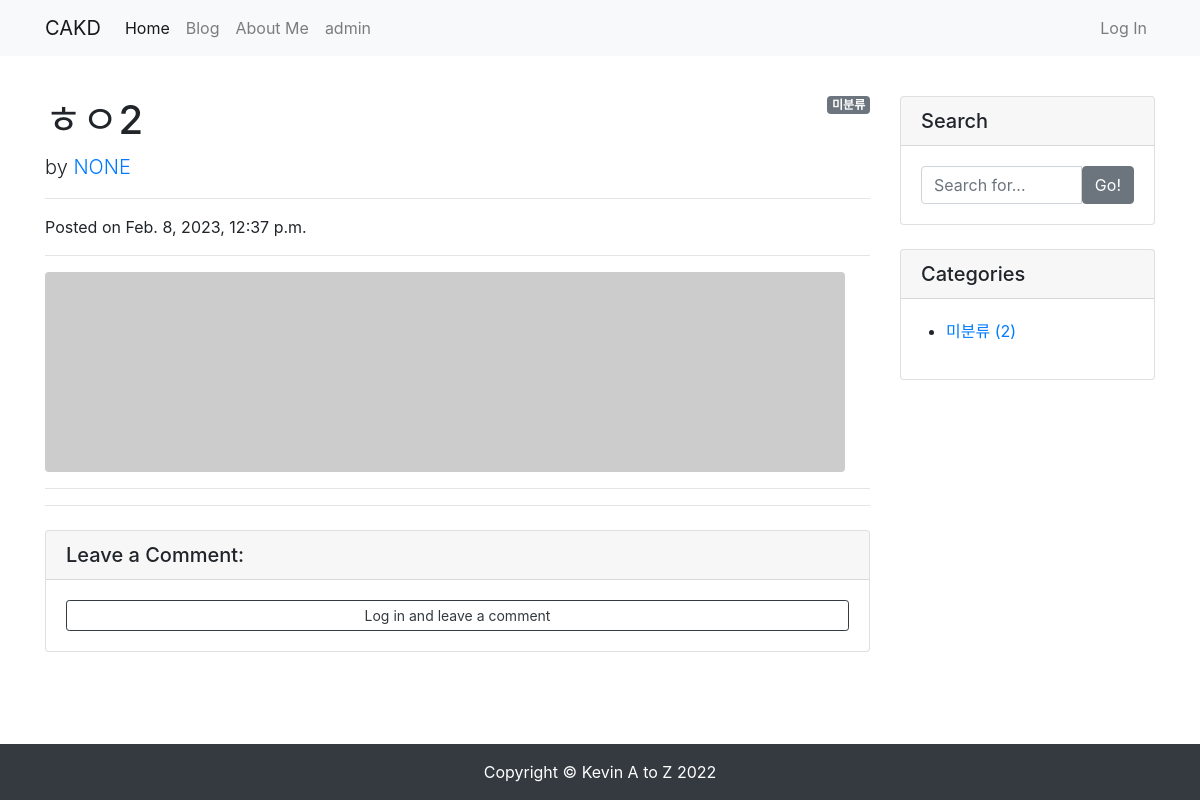
/blog/2/, run on an earlier commit of the app's database.
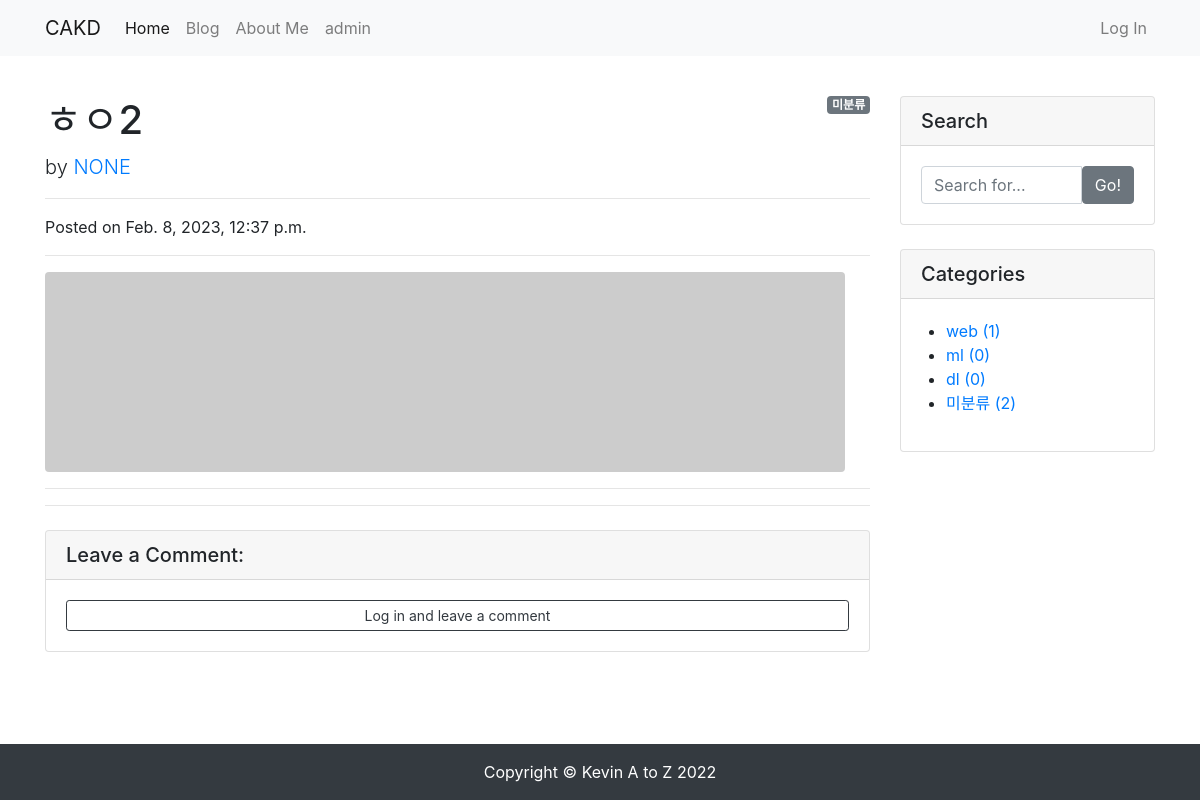
And on a later commit of the database.
### blog/models.py (models this page shows)
class Category(models.Model):
    name = models.CharField(max_length=50, unique=True)
    slug = models.SlugField(max_length=200, unique=True, allow_unicode=True)
    def __str__(self):
        return self.name
    def get_absolute_url(self):
        return f'/blog/category/{self.slug}/'
    class Meta:
        verbose_name_plural = 'categories'

### blog/views.py (the view)
# urls.py: path('<int:pk>/',views.PostDetail.as_view()),
class PostDetail(DetailView):
    model = Post
    def get_context_data(self, **kwargs):
        context = super(PostDetail,self).get_context_data()
        context['categories'] = Category.objects.all()
        context['no_category_post_count'] = Post.objects.filter(category=None).count()
        return context

### blog/models.py (called while the page is built)
    def get_content_markdown(self):
        return markdown(self.content)

### blog/templates/blog/post_detail.html (shortened to what this page needs)
{% extends 'blog/base.html' %}
{% load crispy_forms_tags %}
{% block main_area %}
    <div id="post-area">
        {% if post.category %}
            <span class="badge badge-secondary float-right">{{ post.category }}</span>
        {% else %}
            <span class="badge badge-secondary float-right">미분류</span>
        {% endif %}
        <h1 class="mt-4">{{ post.title }}</h1>
        <p class="lead">
            by
            <a href="#">{{ post.author | upper }}</a>
        </p>
        <hr>
        <p>Posted on {{ post.created_at }}</p>
        <hr>
        {% if post.head_image %}
            <img class="img-fluid rounded" src="{{ post.head_image.url }}" alt="{{ post.title }} head_image">
        {% else %}
            <img class="img-fluid rounded" src="https://picsum.photos/seed/{{ post.id }}/800/200" alt="random_image">
        {% endif %}
        <hr>
        <hr>
    </div>
    <div id="comment-area">
        <div class="card my-4">
            <h5 class="card-header">Leave a Comment:</h5>
            <div class="card-body">
                {% if user.is_authenticated %}
                <form id="comment-form" method="POST" action="{{ post.get_absolute_url }}new_comment/">
                    {% csrf_token %}
                    <div class="form-group">
                        {{ comment_form | crispy }}
                    </div>
                    <button type="submit" class="btn btn-primary">Submit</button>
                </form>
                {% else %}
                    <a role="button" class="btn btn-outline-dark btn-block btn-sm" href="#" data-toggle="modal" data-target="#loginModal">Log in and leave a comment</a>
                {% endif %}
            </div>
        </div>
    </div>
{% endblock %}

### blog/templates/blog/base.html (shortened to what this page needs)
<html lang="en">
<head>
    <link rel="stylesheet" href="https://cdn.jsdelivr.net/npm/bootstrap@4.5.3/dist/css/bootstrap.min.css">
</head>
<body>
    {% include 'blog/navbar.html'%}
    <div class="container my-3">
        <div class="row">
            <div class="col-md-8 col-lg-9" id="main-area">
                {% block main_area %}
                {% endblock %}
            </div>
            <div class="col-md-4 col-lg-3">
                <div class="card my-4">
                    <h5 class="card-header">Search</h5>
                    <div class="card-body">
                        <div class="input-group">
                            <input type="text" class="form-control" placeholder="Search for...">
                            <span class="input-group-btn">
                                    <button class="btn btn-secondary" type="button">Go!</button>
                                </span>
                        </div>
                    </div>
                </div>
                <div class="card my-4" id="categories-card">
                    <h5 class="card-header">Categories</h5>
                    <div class="card-body">
                        <div class="row">
                            <ul>
                                {% for category in categories %}
                                <li>
                                    <a href="{{ category.get_absolute_url }}">{{ category }} ({{ category.post_set.count }})</a>
                                </li>
                                {% endfor %}
                                <li>
                                    <a href="/blog/category/no_category/">미분류 ({{ no_category_post_count }})</a>
                                </li>
                            </ul>
                        </div>
                    </div>
                </div>
            </div>
        </div>
    </div>
    <div class="fixed-bottom">
    {% include 'blog/footer.html'%}
    </div>
</body>
</html>

What changed in the data, as far as the page shows it:
added Category: name "web", post_set.count "1"
added Category: name "ml", post_set.count "0"
added Category: name "dl", post_set.count "0"
